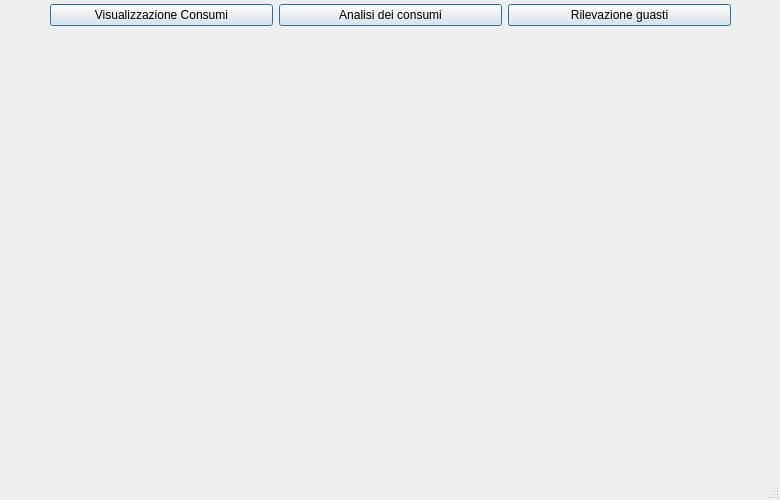
<?xml version="1.0" encoding="UTF-8"?>
<ui version="4.0">
 <class>MainWindow</class>
 <widget class="QMainWindow" name="MainWindow">
  <property name="geometry">
   <rect>
    <x>0</x>
    <y>0</y>
    <width>780</width>
    <height>500</height>
   </rect>
  </property>
  <property name="sizePolicy">
   <sizepolicy hsizetype="Minimum" vsizetype="Preferred">
    <horstretch>0</horstretch>
    <verstretch>0</verstretch>
   </sizepolicy>
  </property>
  <property name="minimumSize">
   <size>
    <width>780</width>
    <height>500</height>
   </size>
  </property>
  <property name="windowTitle">
   <string>MainWindow</string>
  </property>
  <widget class="QWidget" name="centralwidget">
   <property name="sizePolicy">
    <sizepolicy hsizetype="Minimum" vsizetype="Minimum">
     <horstretch>0</horstretch>
     <verstretch>0</verstretch>
    </sizepolicy>
   </property>
   <property name="minimumSize">
    <size>
     <width>780</width>
     <height>500</height>
    </size>
   </property>
   <widget class="QWidget" name="horizontalLayoutWidget">
    <property name="geometry">
     <rect>
      <x>10</x>
      <y>0</y>
      <width>761</width>
      <height>31</height>
     </rect>
    </property>
    <layout class="QHBoxLayout" name="horizontalLayout">
     <item>
      <spacer name="horizontalSpacer">
       <property name="orientation">
        <enum>Qt::Horizontal</enum>
       </property>
       <property name="sizeType">
        <enum>QSizePolicy::Preferred</enum>
       </property>
       <property name="sizeHint" stdset="0">
        <size>
         <width>40</width>
         <height>20</height>
        </size>
       </property>
      </spacer>
     </item>
     <item>
      <widget class="QPushButton" name="pushButton_3">
       <property name="sizePolicy">
        <sizepolicy hsizetype="MinimumExpanding" vsizetype="Fixed">
         <horstretch>0</horstretch>
         <verstretch>0</verstretch>
        </sizepolicy>
       </property>
       <property name="text">
        <string>Visualizzazione Consumi</string>
       </property>
       <property name="default">
        <bool>true</bool>
       </property>
      </widget>
     </item>
     <item>
      <widget class="QPushButton" name="pushButton_2">
       <property name="sizePolicy">
        <sizepolicy hsizetype="MinimumExpanding" vsizetype="Fixed">
         <horstretch>0</horstretch>
         <verstretch>0</verstretch>
        </sizepolicy>
       </property>
       <property name="mouseTracking">
        <bool>true</bool>
       </property>
       <property name="acceptDrops">
        <bool>true</bool>
       </property>
       <property name="autoFillBackground">
        <bool>true</bool>
       </property>
       <property name="text">
        <string>Analisi dei consumi</string>
       </property>
       <property name="default">
        <bool>true</bool>
       </property>
      </widget>
     </item>
     <item>
      <widget class="QPushButton" name="pushButton">
       <property name="sizePolicy">
        <sizepolicy hsizetype="MinimumExpanding" vsizetype="Fixed">
         <horstretch>0</horstretch>
         <verstretch>0</verstretch>
        </sizepolicy>
       </property>
       <property name="text">
        <string>Rilevazione guasti</string>
       </property>
       <property name="checkable">
        <bool>false</bool>
       </property>
       <property name="autoRepeat">
        <bool>false</bool>
       </property>
       <property name="default">
        <bool>true</bool>
       </property>
      </widget>
     </item>
     <item>
      <spacer name="horizontalSpacer_2">
       <property name="orientation">
        <enum>Qt::Horizontal</enum>
       </property>
       <property name="sizeType">
        <enum>QSizePolicy::Preferred</enum>
       </property>
       <property name="sizeHint" stdset="0">
        <size>
         <width>40</width>
         <height>20</height>
        </size>
       </property>
      </spacer>
     </item>
    </layout>
   </widget>
  </widget>
  <widget class="QMenuBar" name="menubar">
   <property name="geometry">
    <rect>
     <x>0</x>
     <y>0</y>
     <width>780</width>
     <height>22</height>
    </rect>
   </property>
  </widget>
  <widget class="QStatusBar" name="statusbar"/>
 </widget>
 <resources/>
 <connections/>
</ui>
